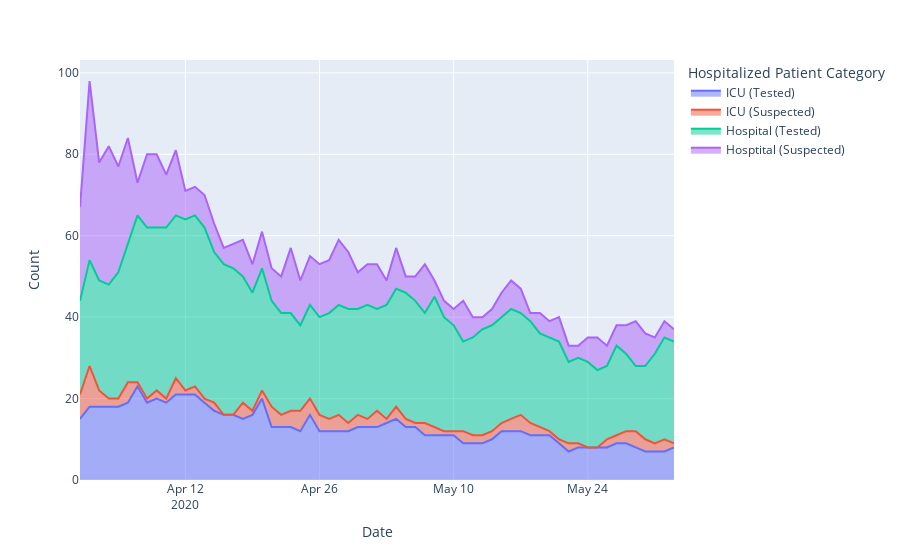

Write notebook code for a chart like this one.
### Code cell
fig = px.area(sbc, x='Date', y='Count', color='Hospitalized Patient Category')
fig.show()
